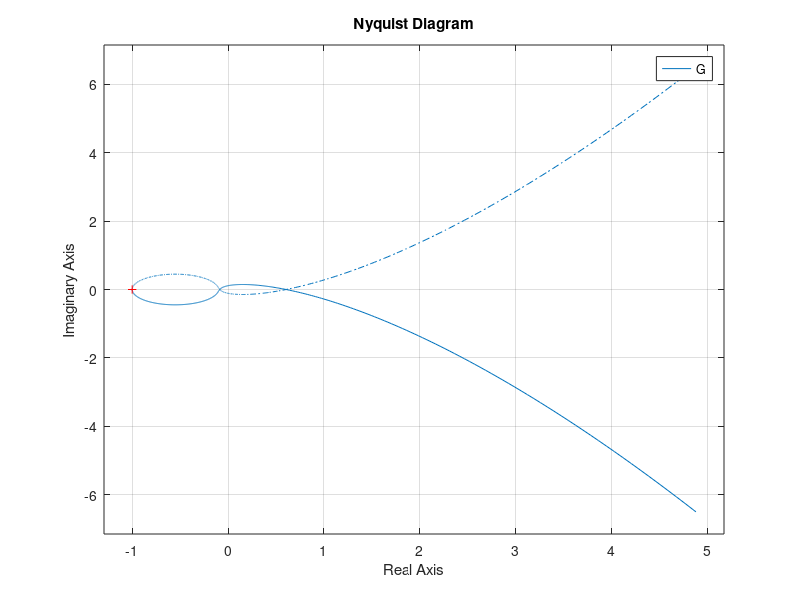

This figure's MATLAB source:
clear all
close all
clc
s=tf('s');
num1=-(s+1)*(s+2)*(s+3)*(s+4);
den1=(s*s*s)*(s+100);
G=num1/den1
nyquist(G)

